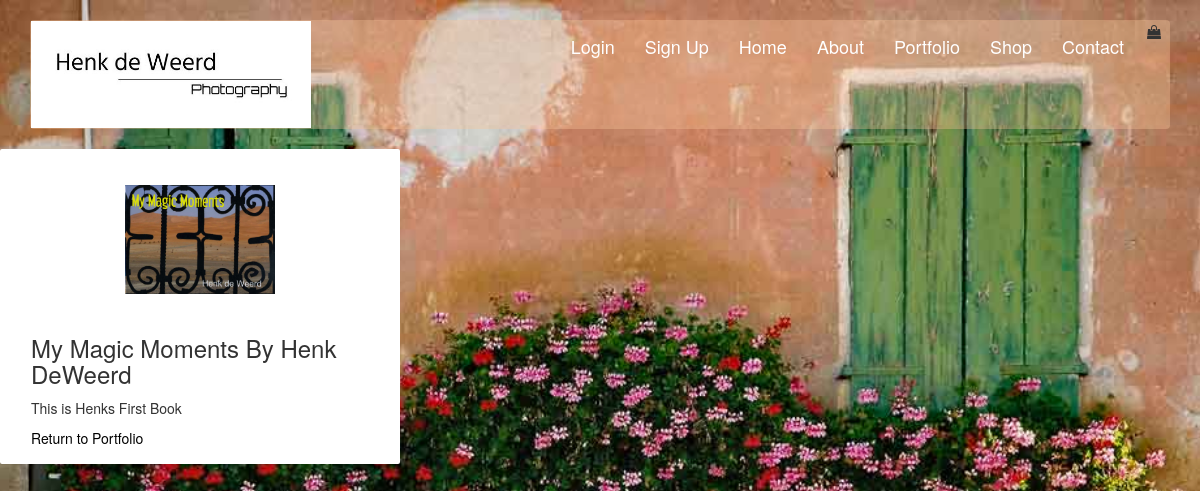
Page /products/image/1 on the committed database.
### products/models.py (models this page shows, shortened)
class Product(models.Model):
    name = models.CharField(max_length=200, default = '')
    description = models.TextField()
    price = models.DecimalField(max_digits=6, decimal_places=2)
    image = models.ImageField(upload_to='images')

### products/views.py (the view)
# urls.py: url(r'^image/(?P<id>\d+)', image, name='image'),
def image(request,id):
    products = Product.objects.all()
    product = Product.objects.get(pk=id)
    return render(request,"image.html", {"id":id,"product":product, "products":products})

### cart/context.py (called while the page is built)
def cart_contents(request):
    cart = request.session.get('cart', {})
    cart_items = []
    total = 0
    product_count = 0
    for id, quantity in cart.items():
        product = get_object_or_404(Product, pk=id)
        total += quantity * product.price
        product_count += quantity
        cart_items.append({ 'id':id, 'quantity':quantity, 'product':product})
    return {'cart_items': cart_items, 'total': total, 'product_count': product_count}

### products/templates/image.html (shortened to what this page needs)
{% extends 'base.html' %}
{% load static from staticfiles %}
{% block content %}
<div class="col-md-4 display panel panel-default">
	<div class="panel-body">
		<div class="products" style="background-image: url('{{ MEDIA_URL }}{{ product.image }}')"></div>
		<h3>{{ product.name }}</h3>
		<p class="product-description">{{ product.description }}</p>
        <li><a href="{% url 'portfolio' %}">Return to Portfolio</a></li>
	</div>
	{% endblock %}

### static/css/style.css (style rules this page uses)
li { list-style: none; }
a { color:black; text-decoration: none; background-color: transparent; }
body { background-repeat: no-repeat; background-size: cover; background-position: center; background-attachment: fixed; }
.products { background-size: contain; background-position: center center; background-repeat: no-repeat; width: 150px; height: 150px; margin: 0 auto; }
.panel-default { border-color: transparent; margin-bottom: 0; border-radius: 2px; }

### rows in the picture
Product: image (picture), name "My Magic Moments By Henk DeWeerd", description "This is Henks First Book"
